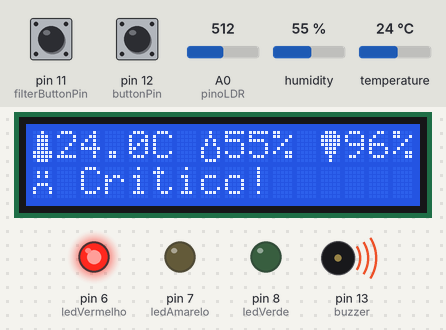
A sketch run on a simulated Arduino Uno, built with avr-gcc and run on an emulated ATmega328P. Parts: 16×2 character LCD, output pins drawn as LEDs (lit = HIGH), buzzer (waves = sounding, pin HIGH). The inputs (shaded band) are chosen by the test bench; at power-on: temperature 24 °C, A0 (pinoLDR) = 512, humidity 55 %, pin 11 (filterButtonPin) LOW, pin 12 (buttonPin) LOW. The local clock reads 2024-03-15 10:24:30 at power-on unless the sketch sets it; EEPROM starts erased; what the sketch prints to the serial monitor is not drawn.

Above: at 6.7 s.
6.8 s: temperature set to 10.5 °C
At 11.8 s:
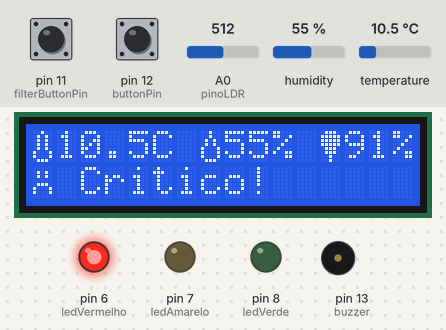
17.1 s: temperature set to 9.3 °C
At 22.0 s:
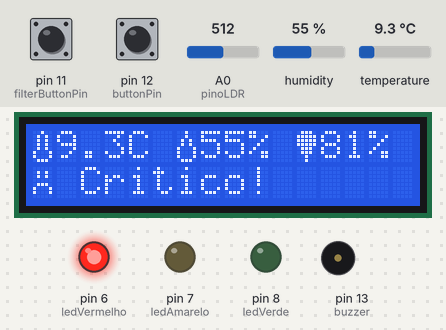
27.3 s: A0 (pinoLDR) set to 531
At 37.2 s:
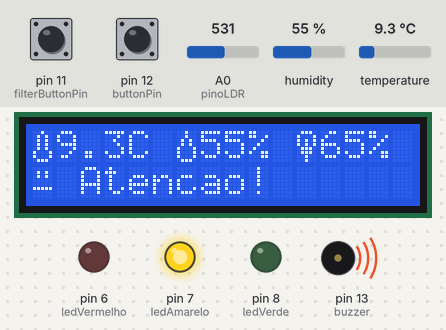
37.5 s: humidity set to 51 %
At 42.3 s:
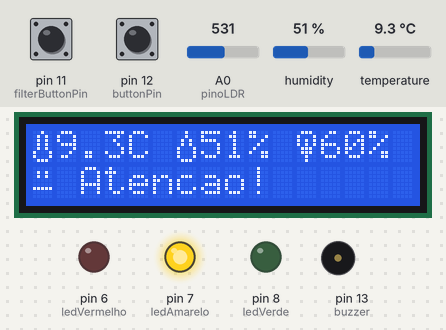
47.6 s: humidity set to 48 %
At 52.5 s:
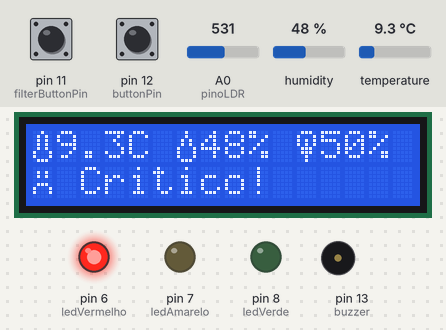
57.7 s: A0 (pinoLDR) set to 716
At 62.6 s:
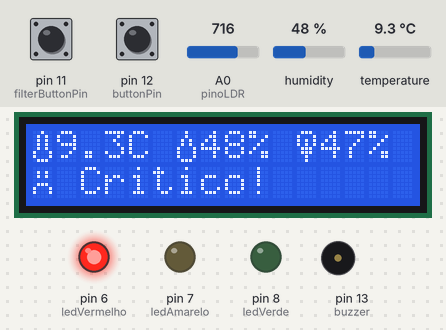
Timing chart, 0 to 68.0 s (numbered marks = the images above; inputs shaded):
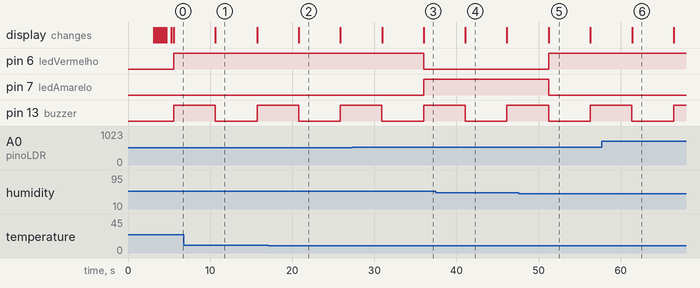

Measured:
- the behaviour switches between 514 and 515 on A0 (pinoLDR) (found by bisection; images 2 and 3)
- the behaviour switches between 50 and 49 % on humidity (found by bisection; images 4 and 5)
- after the input at 27.3 s, pin 6 (ledVermelho): HIGH → LOW after 8.7 s; pin 7 (ledAmarelo): LOW → HIGH after 8.7 s; the display: first differs from a run without the input after 8.7 s (image 3)
- after the input at 47.6 s, pin 6 (ledVermelho): LOW → HIGH after 3.6 s; pin 7 (ledAmarelo): HIGH → LOW after 3.6 s; the display: changes after 3.6 s (image 5)
- after the input at 57.7 s, the display: changes after 3.7 s (image 6)
- what the display in image 1 shows lasts 5.0 s, from 10.7 s to 15.7 s

The sketch:

sketch.ino
```cpp
// Sistema de Monitoramento Completo para Vinheria
// Temperatura, Umidade e Luminosidade com Data Logger

#include <Wire.h>
#include <LiquidCrystal_I2C.h>
#include <DHT.h>
#include <RTClib.h>
#include <EEPROM.h>

// Opções de configuração
#define LOG_OPTION 1      // Leitura do log ativada
#define SERIAL_OPTION 1   // Comunicação serial ligada
#define UTC_OFFSET -3     // Define fuso horário UTC-3 (Caso deseje utilizar outro fuso, alterar o fuso no código)

// Configuração do DHT22 (DHT11 no arduino físico em sala)
#define DHTPIN 2
#define DHTTYPE DHT22
DHT dht(DHTPIN, DHTTYPE);

// Configuração do LCD I2C
LiquidCrystal_I2C lcd(0x27, 16, 2);

// Configuração do RTC
RTC_DS1307 rtc;

// Definindo as variáveis
const int pinoLDR = A0;
const int ledVerde = 8;
const int ledAmarelo = 7;
const int ledVermelho = 6;
const int buzzer = 13;
const int buttonPin = 12;
const int filterButtonPin = 11;

// Variáveis para controlar unidade de temperatura
bool usarFahrenheit = false;  // false = Celsius, true = Fahrenheit
bool lastButtonState = LOW;  // Último estado do botão de temperatura
bool currentButtonState = LOW;  // Estado atual do botão de temperatura
unsigned long lastDebounceTime = 0;  // Tempo do último debounce
const unsigned long debounceDelay = 50;  // Delay para debounce (50ms)

// Variáveis para controlar filtro do Serial Monitor
bool filtrarSerial = false;  // false = mostra tudo, true = mostra apenas ALERTA/CRÍTICO (Armazenados na EEPROM)
bool lastFilterButtonState = LOW;  // Estado anterior do botão de filtro
bool currentFilterButtonState = LOW;  // Estado atual do botão de filtro
unsigned long lastFilterDebounceTime = 0;  // Tempo do último debounce do filtro

// Configurações da EEPROM para data logger
const int maxRecords = 100;
const int recordSize = 10;  // 4 (timestamp) + 2 (temp) + 2 (umid) + 2 (lumi)
int startAddress = 0;
int endAddress = maxRecords * recordSize;
int currentAddress = 0;
unsigned long ultimoRegistroEEPROM = 0;  // Controla intervalo de 30s

// Triggers - Limites ideais para o armazenamento do vinho
float trigger_t_min = 12.0;  // Temperatura mínima ideal (°C)
float trigger_t_max = 18.0;  // Temperatura máxima ideal (°C)
float trigger_u_min = 60.0;  // Umidade mínima ideal (%)
float trigger_u_max = 80.0;  // Umidade máxima ideal (%)
int trigger_l_max = 40;      // Luminosidade máxima ideal (%)

// Variáveis de controle do buzzer
unsigned long tempoInicioBuzzer = 0;
bool buzzerAtivo = false;

// Sistema de média móvel para LDR (média de 10 leituras)
const int numLeituras = 10;
int leituras[numLeituras];
int indiceLeitura = 0;
int total = 0;
int media = 0;

// Variáveis de leitura
float temperatura = 0;
float umidade = 0;
int luminosidade = 0;

// Caracteres customizados para o LCD
// Caracteres de inicialização
byte uva[8] = {  // Logo - Uva
  B01110,
  B11111,
  B11111,
  B01110,
  B11111,
  B11111,
  B11111,
  B01110
};

byte folha[8] = {  // Logo - Folha
  B00100,
  B01110,
  B11111,
  B11111,
  B01110,
  B00100,
  B00100,
  B00000
};

// Ícones de temperatura (3 níveis)
byte termoBaixo[8] = {  // Temperatura baixa - termômetro vazio
  B00100,
  B01010,
  B01010,
  B01010,
  B01010,
  B10001,
  B10001,
  B01110
};

byte termoMedio[8] = {  // Temperatura média - termômetro meio cheio
  B00100,
  B01010,
  B01010,
  B01110,
  B01110,
  B11111,
  B11111,
  B01110
};

byte termoAlto[8] = {  // Temperatura alta - termômetro cheio
  B00100,
  B01110,
  B01110,
  B01110,
  B01110,
  B11111,
  B11111,
  B01110
};

// Ícones de umidade (3 níveis)
byte gotaBaixa[8] = {  // Umidade baixa - gota vazia
  B00100,
  B00100,
  B01010,
  B01010,
  B10001,
  B10001,
  B10001,
  B01110
};

byte gotaMedia[8] = {  // Umidade média - gota meio cheia
  B00100,
  B00100,
  B01010,
  B01010,
  B10001,
  B11111,
  B11111,
  B01110
};

byte gotaCheia[8] = {  // Umidade alta - gota cheia
  B00100,
  B00100,
  B01110,
  B01110,
  B11111,
  B11111,
  B11111,
  B01110
};

// Ícones de luminosidade (3 níveis)
byte lampadaApagada[8] = {  // Luminosidade baixa - lâmpada apagada
  B01110,
  B10001,
  B10001,
  B10001,
  B01110,
  B01110,
  B00100,
  B00100
};

byte lampadaMeia[8] = {  // Luminosidade média - lâmpada meia
  B01110,
  B10001,
  B10101,
  B10101,
  B01110,
  B01110,
  B00100,
  B00100
};

byte lampadaAcesa[8] = {  // Luminosidade alta - lâmpada acesa
  B01110,
  B11111,
  B11111,
  B11111,
  B01110,
  B01110,
  B00100,
  B00100
};

// Emojis para os estados
byte emojiFeliz[8] = {  // Estado OK
  B00000,
  B01010,
  B01010,
  B00000,
  B10001,
  B10001,
  B01110,
  B00000
};

byte emojiSerio[8] = {  // Estado Alerta
  B00000,
  B01010,
  B01010,
  B00000,
  B00000,
  B11111,
  B00000,
  B00000
};

byte emojiTriste[8] = {  // Estado Crítico
  B00000,
  B01010,
  B01010,
  B00000,
  B01110,
  B10001,
  B10001,
  B00000
};

// Converte temperatura de Celsius para Fahrenheit
// Usa a fórmula para fazer a transformação: °F = (°C × 9/5) + 32
float celsiusParaFahrenheit(float celsius) {
  return (celsius * 9.0 / 5.0) + 32.0;
}

// Apaga todos os LEDs de status
void apagarTodosLEDs() {
  digitalWrite(ledVerde, LOW);
  digitalWrite(ledAmarelo, LOW);
  digitalWrite(ledVermelho, LOW);
}

// Ativa o buzzer para alerta
void ativarBuzzer() {
  if (!buzzerAtivo) {
    buzzerAtivo = true;
    tempoInicioBuzzer = millis();
    digitalWrite(buzzer, HIGH);
  }
}

// Controla o tempo do buzzer (desliga após 3 segundos)
void controlarBuzzer() {
  if (buzzerAtivo && (millis() - tempoInicioBuzzer >= 3000)) {
    digitalWrite(buzzer, LOW);
    buzzerAtivo = false;
  }
}

// Verifica se o ambiente está dentro dos parâmetros ideais
bool isAmbienteOK() {
  return (temperatura >= trigger_t_min && temperatura <= trigger_t_max &&
          umidade >= trigger_u_min && umidade <= trigger_u_max &&
          luminosidade <= trigger_l_max);
}

// Verifica se o ambiente está em estado de alerta
bool isAmbienteAlerta() {
  bool tempAlerta = (temperatura < trigger_t_min || temperatura > trigger_t_max) &&
                    (temperatura >= trigger_t_min - 3 && temperatura <= trigger_t_max + 3);
  bool umidAlerta = (umidade < trigger_u_min || umidade > trigger_u_max) &&
                    (umidade >= trigger_u_min - 10 && umidade <= trigger_u_max + 10);
  bool lumAlerta = (luminosidade > trigger_l_max && luminosidade <= 65);

  return (tempAlerta || umidAlerta || lumAlerta) && !isAmbienteCritico();
}

// Verifica se o ambiente está em estado crítico
bool isAmbienteCritico() {
  bool tempCritica = (temperatura < trigger_t_min - 3 || temperatura > trigger_t_max + 3);
  bool umidCritica = (umidade < trigger_u_min - 10 || umidade > trigger_u_max + 10);
  bool lumCritica = (luminosidade > 65);

  return (tempCritica || umidCritica || lumCritica);
}

// Verifica as condições do ambiente e aciona os alertas apropriados
void verificarCondicoes() {
  apagarTodosLEDs();

  if (isAmbienteOK()) {
    digitalWrite(ledVerde, HIGH);
  } else if (isAmbienteAlerta()) {
    digitalWrite(ledAmarelo, HIGH);
    ativarBuzzer();
  } else if (isAmbienteCritico()) {
    digitalWrite(ledVermelho, HIGH);
    ativarBuzzer();
  }
}

// Exibe tela de boas-vindas com animação
void telaBoasVindas() {
  lcd.clear();
  lcd.setCursor(0, 0);
  lcd.write(byte(1));
  lcd.print(" Vinharia  ");
  lcd.write(byte(1));

  lcd.setCursor(0, 1);
  lcd.write(byte(0));
  lcd.print("  Agnello  ");
  lcd.write(byte(0));

  delay(3000);

  lcd.clear();
  lcd.setCursor(0, 0);
  lcd.print("Inicializando...");

  for (int i = 0; i < 16; i++) {
    lcd.setCursor(i, 1);
    lcd.write(byte(0xFF)); // Tela preenchida
    delay(100);
  }

  delay(500);
  lcd.clear();
}

// Lê todos os sensores (temperatura, umidade e luminosidade)
void lerSensores() {
  temperatura = dht.readTemperature();
  umidade = dht.readHumidity();

  if (isnan(temperatura) || isnan(umidade)) {
    Serial.println("Erro ao ler DHT22!");
    temperatura = 0;
    umidade = 0;
  }

  total = total - leituras[indiceLeitura];
  int valorLDR = analogRead(pinoLDR);
  leituras[indiceLeitura] = valorLDR;
  total = total + leituras[indiceLeitura];
  indiceLeitura = (indiceLeitura + 1) % numLeituras;

  media = total / numLeituras;
  luminosidade = map(media, 0, 1023, 100, 0);
}

// Lê o botão de alternância de unidade de temperatura com debounce
void lerBotao() {
  int reading = digitalRead(buttonPin);

  if (reading != lastButtonState) {
    lastDebounceTime = millis();
  }

  if ((millis() - lastDebounceTime) > debounceDelay) {
    if (reading != currentButtonState) {
      currentButtonState = reading;

      if (currentButtonState == HIGH) {
        usarFahrenheit = !usarFahrenheit;

        if (SERIAL_OPTION) {
          Serial.print("\n>>> Unidade alterada para: ");
          Serial.println(usarFahrenheit ? "FAHRENHEIT" : "CELSIUS");
        }
      }
    }
  }

  lastButtonState = reading;
}

// Lê o botão de filtro do Serial Monitor com debounce
void lerBotaoFiltro() {
  int reading = digitalRead(filterButtonPin);

  if (reading != lastFilterButtonState) {
    lastFilterDebounceTime = millis();
  }

  if ((millis() - lastFilterDebounceTime) > debounceDelay) {
    if (reading != currentFilterButtonState) {
      currentFilterButtonState = reading;

      if (currentFilterButtonState == HIGH) {
        filtrarSerial = !filtrarSerial;

        if (SERIAL_OPTION) {
          Serial.println("\n========================================");
          if (filtrarSerial) {
            Serial.println(">>> FILTRO ATIVADO: Exibindo apenas registros ALERTA e CRITICO");
            Serial.println(">>> (Dados que serao salvos na EEPROM)");
          } else {
            Serial.println(">>> FILTRO DESATIVADO: Exibindo todos os registros");
          }
          Serial.println("========================================\n");
        }
      }
    }
  }

  lastFilterButtonState = reading;
}

// Exibe os dados no display LCD com ícones
void exibirNoLCD() {
  if (temperatura < trigger_t_min) {
    lcd.createChar(2, termoBaixo);
  } else if (temperatura >= trigger_t_min && temperatura <= trigger_t_max) {
    lcd.createChar(2, termoMedio);
  } else {
    lcd.createChar(2, termoAlto);
  }

  if (umidade < trigger_u_min) {
    lcd.createChar(3, gotaBaixa);
  } else if (umidade >= trigger_u_min && umidade <= trigger_u_max) {
    lcd.createChar(3, gotaMedia);
  } else {
    lcd.createChar(3, gotaCheia);
  }

  if (luminosidade <= trigger_l_max) {
    lcd.createChar(4, lampadaApagada);
  } else if (luminosidade > trigger_l_max && luminosidade <= 65) {
    lcd.createChar(4, lampadaMeia);
  } else {
    lcd.createChar(4, lampadaAcesa);
  }

  if (isAmbienteOK()) {
    lcd.createChar(5, emojiFeliz);
  } else if (isAmbienteAlerta()) {
    lcd.createChar(5, emojiSerio);
  } else {
    lcd.createChar(5, emojiTriste);
  }

  lcd.clear();
  lcd.setCursor(0, 0);

  lcd.write(byte(2));
  if (usarFahrenheit) {
    float tempF = celsiusParaFahrenheit(temperatura);
    lcd.print(tempF, 1);
    lcd.print("F ");
  } else {
    lcd.print(temperatura, 1);
    lcd.print("C ");
  }

  lcd.write(byte(3));
  lcd.print(umidade, 0);
  lcd.print("% ");

  lcd.write(byte(4));
  lcd.print(luminosidade);
  lcd.print("%");

  lcd.setCursor(0, 1);

  if (isAmbienteOK()) {
    lcd.write(byte(5));
    lcd.print(" Tudo Certo!");
  } else if (isAmbienteAlerta()) {
    lcd.write(byte(5));
    lcd.print(" Atencao!");
  } else {
    lcd.write(byte(5));
    lcd.print(" Critico!");
  }
}

// Exibe os dados no Serial Monitor com filtro opcional para mostrar apenas ALERTA e CRÍTICO
void exibirNoSerial(DateTime ajustado) {
  if (filtrarSerial && isAmbienteOK()) {
    return;
  }

  Serial.print(ajustado.year());
  Serial.print("/");
  if (ajustado.month() < 10) Serial.print("0");
  Serial.print(ajustado.month());
  Serial.print("/");
  if (ajustado.day() < 10) Serial.print("0");
  Serial.print(ajustado.day());
  Serial.print(" ");

  if (ajustado.hour() < 10) Serial.print("0");
  Serial.print(ajustado.hour());
  Serial.print(":");
  if (ajustado.minute() < 10) Serial.print("0");
  Serial.print(ajustado.minute());
  Serial.print(":");
  if (ajustado.second() < 10) Serial.print("0");
  Serial.print(ajustado.second());
  Serial.print("\t");

  if (usarFahrenheit) {
    float tempF = celsiusParaFahrenheit(temperatura);
    if (tempF < 10) Serial.print(" ");
    Serial.print(tempF, 1);
    Serial.print("F\t");
  } else {
    if (temperatura < 10) Serial.print(" ");
    Serial.print(temperatura, 1);
    Serial.print("C\t");
  }

  if (umidade < 10) Serial.print(" ");
  Serial.print(umidade, 1);
  Serial.print("%\t");

  if (luminosidade < 10) Serial.print(" ");
  Serial.print(luminosidade);
  Serial.print("%\t");

  if (isAmbienteOK()) {
    Serial.println("OK");
  } else if (isAmbienteAlerta()) {
    Serial.println("ALERTA");
  } else {
    Serial.println("CRITICO");
  }
}

// Calcula o próximo endereço da EEPROM (buffer circular)
void getNextAddress() {
  currentAddress += recordSize;
  if (currentAddress >= endAddress) {
    currentAddress = 0;
  }
}

// Salva os dados na EEPROM
void salvarNaEEPROM(DateTime timestamp) {
  int tempInt = (int)(temperatura * 100);
  int umidInt = (int)(umidade * 100);
  int lumInt = luminosidade;

  EEPROM.put(currentAddress, timestamp.unixtime());
  EEPROM.put(currentAddress + 4, tempInt);
  EEPROM.put(currentAddress + 6, umidInt);
  EEPROM.put(currentAddress + 8, lumInt);

  getNextAddress();
}

// Lê e exibe os logs armazenados na EEPROM
void get_log() {
  Serial.println("\n=== LOGS ARMAZENADOS NA EEPROM ===");
  Serial.println("Timestamp\t\t\tTemp\tUmid\tLuz");
  Serial.println("---------------------------------------------------");

  for (int address = startAddress; address < endAddress; address += recordSize) {
    unsigned long timeStamp;
    int tempInt, umidInt, lumInt;

    EEPROM.get(address, timeStamp);
    EEPROM.get(address + 4, tempInt);
    EEPROM.get(address + 6, umidInt);
    EEPROM.get(address + 8, lumInt);

    if (timeStamp != 0xFFFFFFFF && timeStamp != 0) {
      float temperature = tempInt / 100.0;
      float humidity = umidInt / 100.0;

      DateTime dt = DateTime(timeStamp);
      Serial.print(dt.timestamp(DateTime::TIMESTAMP_FULL));
      Serial.print("\t");
      Serial.print(temperature, 1);
      Serial.print("C\t");
      Serial.print(humidity, 1);
      Serial.print("%\t");
      Serial.print(lumInt);
      Serial.println("%");
    }
  }

  Serial.println("===================================\n");
}

void setup() {
  pinMode(ledVerde, OUTPUT);
  pinMode(ledAmarelo, OUTPUT);
  pinMode(ledVermelho, OUTPUT);
  pinMode(buzzer, OUTPUT);
  pinMode(pinoLDR, INPUT);
  pinMode(buttonPin, INPUT);
  pinMode(filterButtonPin, INPUT);
  pinMode(LED_BUILTIN, OUTPUT);

  Serial.begin(9600);
  dht.begin();
  rtc.begin();
  rtc.adjust(DateTime(F(__DATE__), F(__TIME__)));

  lcd.init();
  lcd.backlight();
  lcd.createChar(0, uva);
  lcd.createChar(1, folha);

  telaBoasVindas();

  for (int i = 0; i < numLeituras; i++) {
    leituras[i] = 0;
  }

  if (LOG_OPTION) {
    get_log();
  }

  Serial.println("Sistema iniciado!");
  Serial.println("Botao pino 12: Alterna Celsius/Fahrenheit");
  Serial.println("Botao pino 11: Filtra Serial Monitor (apenas ALERTA/CRITICO)");
  Serial.println("Timestamp\t\tTemp\tUmid\tLuz\tStatus");
}

void loop() {
  lerBotao();
  lerBotaoFiltro();

  DateTime now = rtc.now();
  int offsetSeconds = UTC_OFFSET * 3600;
  DateTime adjustedTime = DateTime(now.unixtime() + offsetSeconds);

  lerSensores();
  exibirNoLCD();

  if (SERIAL_OPTION) {
    exibirNoSerial(adjustedTime);
  }

  verificarCondicoes();
  controlarBuzzer();

  if (millis() - ultimoRegistroEEPROM >= 30000) {
    if (isAmbienteAlerta() || isAmbienteCritico()) {
      salvarNaEEPROM(adjustedTime);
      Serial.println(" --> REGISTRADO NA EEPROM");
      ultimoRegistroEEPROM = millis();
    }
  }

  delay(5000); // Atualiza a cada 5 segundos
}
```
